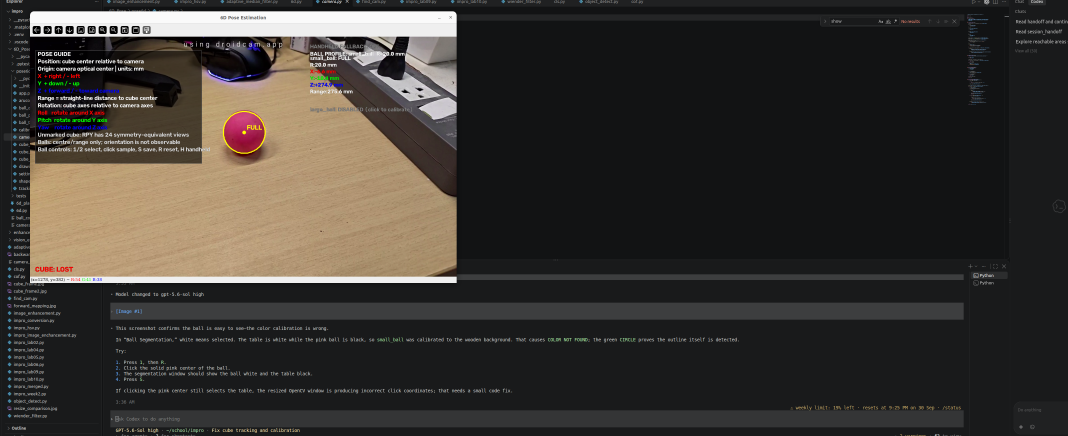
#> input picture presentation_assets/ball_full_tracking.png, 3203 x 1308 px (shown at 1/3 size)
$ python -i shapes.py   (imports and definitions only)
#> lines starting #> are read from the running program, lines starting #| are printed output that depends on the picture; after the words box and inside, x2 and y2 are one past the last pixel; in counts of white or black regions, pixels touching at a corner belong together
#> further down, picture is the input picture: shape (1308, 3203, 3); mean B, G, R 49.5, 53.7, 57.6
"""Classical contour-based shape detection and drawing."""

import math

import cv2 as cv
import numpy as np

from .settings import (
    CIRCLE_MAX_AXIS_RATIO, CIRCLE_MIN_CIRCULARITY,
    MAX_RIGHT_ANGLE_COSINE, MIN_OBJECT_AREA, SQUARE_ASPECT_RATIO_MAX,
)

def calculate_circularity(contour):
    area = cv.contourArea(contour)
    perimeter = cv.arcLength(contour, True)

    if perimeter == 0:
        return 0

    circularity = 4 * math.pi * area / (perimeter * perimeter)

    return circularity


# [30 lines left out: function has_right_angles, not called in this run]


def classify_shape(contour):
    area = cv.contourArea(contour)

    if area < MIN_OBJECT_AREA:
        return None

    perimeter = cv.arcLength(contour, True)

    epsilon = 0.02 * perimeter

    approx = cv.approxPolyDP(
        contour,
        epsilon,
        True
    )

    vertices = len(approx)

    circularity = calculate_circularity(contour)

    # --------------------------------------------------------
    # Square / Rectangle
    # --------------------------------------------------------

    if vertices == 4:
        if not has_right_angles(approx):
            return None

        rect = cv.minAreaRect(contour)

        width, height = rect[1]

        if width == 0 or height == 0:
            return None

        ratio = max(width, height) / min(width, height)

        if ratio <= SQUARE_ASPECT_RATIO_MAX:
            return "SQUARE"

        return "RECTANGLE"

    # --------------------------------------------------------
    # Circle
    # --------------------------------------------------------

    if vertices >= 6 and circularity > CIRCLE_MIN_CIRCULARITY:
        if len(contour) < 5:
            return None

        try:
            _, axes, _ = cv.fitEllipse(contour)
        except cv.error:
            return None

        axis_a, axis_b = axes

        if axis_a == 0 or axis_b == 0:
            return None

        axis_ratio = max(axis_a, axis_b) / min(axis_a, axis_b)

        if axis_ratio <= CIRCLE_MAX_AXIS_RATIO:
            return "CIRCLE"

    return None


def detect_shapes(frame, gray=None):
    """Detect generic shapes, optionally reusing a caller's gray frame."""
    if gray is None:
        gray = cv.cvtColor(
            frame,
            cv.COLOR_BGR2GRAY
        )
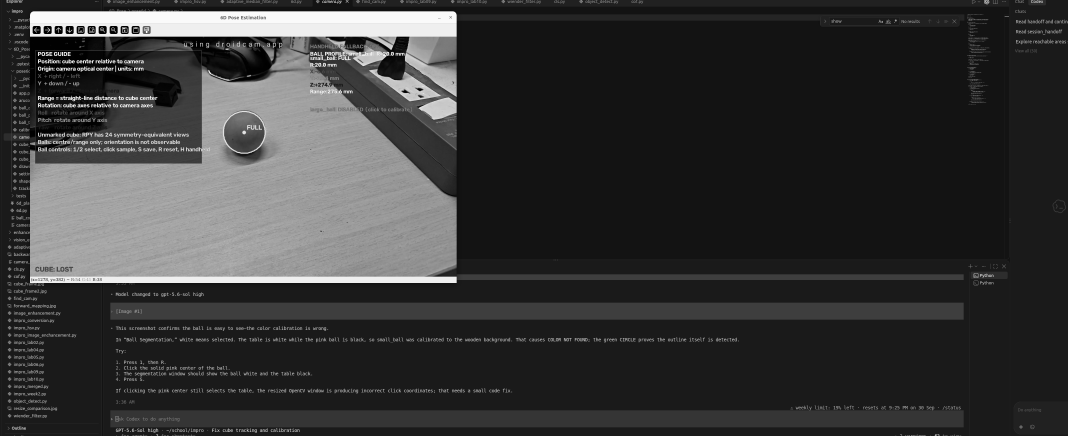
#> gray: shape (1308, 3203) (shown at 1/3 size); min 0, max 255, mean 54.5

    blurred = cv.GaussianBlur(
        gray,
        (5, 5),
        0
    )

    edges = cv.Canny(
        blurred,
        50,
        150
    )
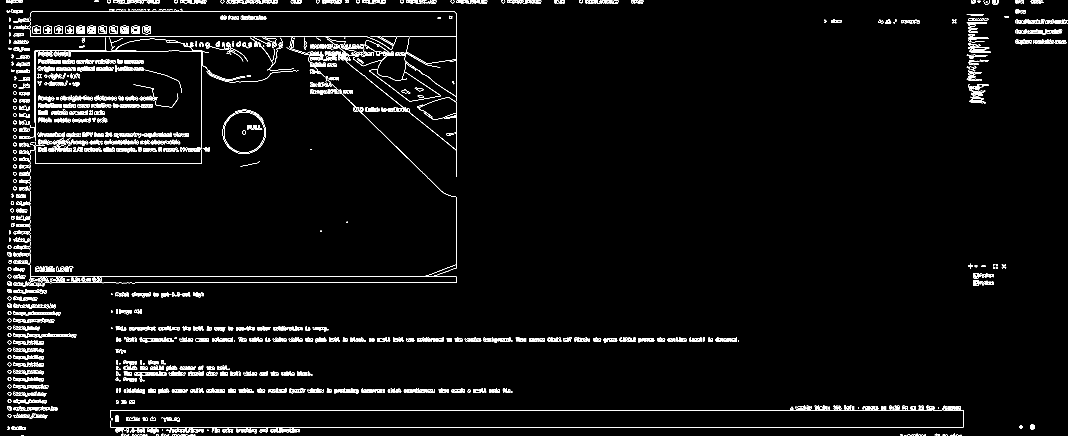
#> edges: shape (1308, 3203) (shown at 1/3 size); 2.4% white in thin lines or dots

    kernel = np.ones(
        (5, 5),
        np.uint8
    )

    edges = cv.morphologyEx(
        edges,
        cv.MORPH_CLOSE,
        kernel,
        iterations=2
    )
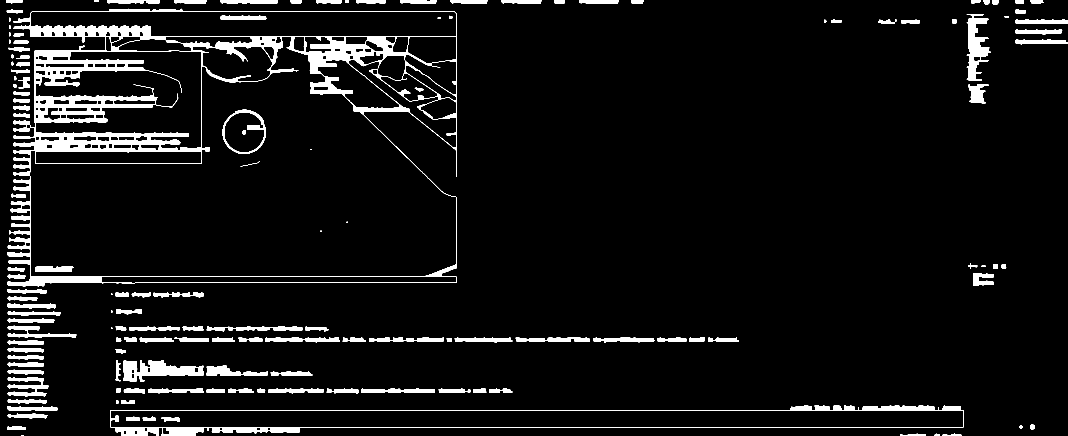
#> edges: shape (1308, 3203) (shown at 1/3 size); 5.9% white; 146 white regions (6 under 20 px)

    contours, _ = cv.findContours(
        edges,
        cv.RETR_EXTERNAL,
        cv.CHAIN_APPROX_SIMPLE
    )
#> contours = 132 contours, 5 with area under 20; largest, box (x1, y1, x2, y2) and area: (22, 26, 1371, 859) 1008214, (330, 1216, 2891, 1308) 144868, (371, 1081, 611, 1144) 8194, (2900, 42, 2972, 243) 6648, (23, 1131, 146, 1189) 2858

    objects = []

    for contour in contours:
        shape = classify_shape(contour)

        if shape is None:
            continue

        area = cv.contourArea(contour)

        M = cv.moments(contour)

        if M["m00"] == 0:
            continue

        cx = int(M["m10"] / M["m00"])
        cy = int(M["m01"] / M["m00"])

        objects.append({
            "shape": shape,
            "contour": contour,
            "center": (cx, cy),
            "area": area
        })
#> this loop made 132 passes
#> (epsilon in classify_shape, approx in classify_shape, vertices in classify_shape) on pass 10: (113, [[2890, 1231], [330, 1278]], 2)
#> after the loop, objects = []

    return objects, edges

# [32 lines left out: function draw_detected_object, not called in this run]

>>> import cv2
>>> picture = cv2.imread('../presentation_assets/ball_full_tracking.png')
>>> result = detect_shapes(picture)

$ run again, on presentation_assets/segmentation_diagnostic.png
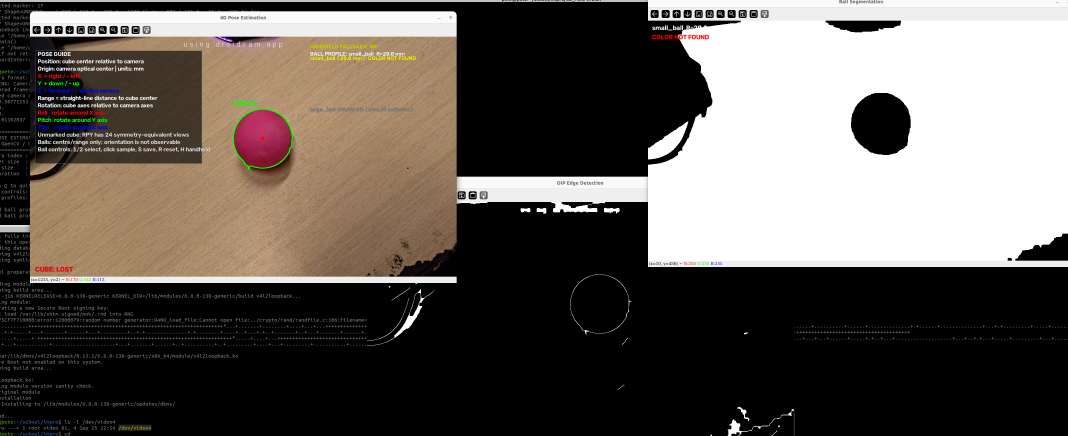
#> input picture presentation_assets/segmentation_diagnostic.png, 3203 x 1308 px (shown at 1/3 size)
#> picture is the input picture: shape (1308, 3203, 3); mean B, G, R 85.9, 91.3, 97.3
#> in detect_shapes, `edges = cv.Canny( blurred, 50, 150 )`:
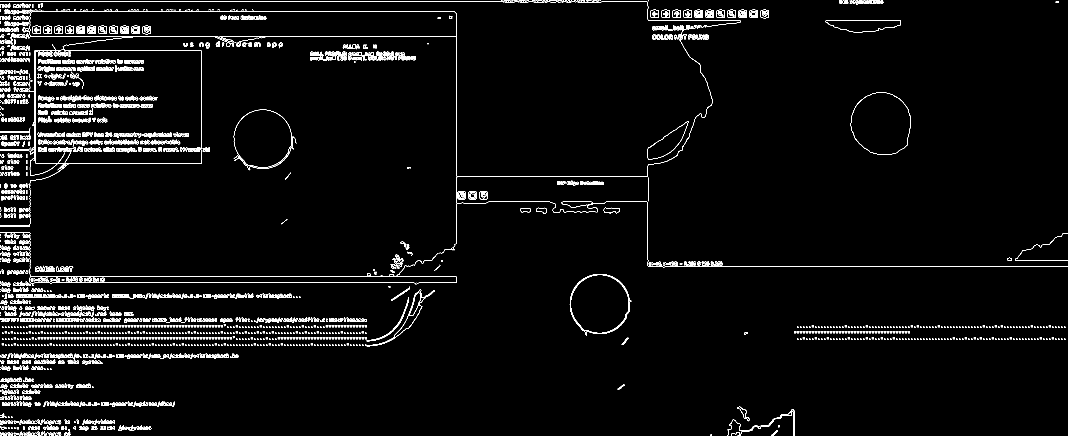
#> edges: shape (1308, 3203) (shown at 1/3 size); 2.4% white in thin lines or dots
#> in detect_shapes, `edges = cv.morphologyEx( edges, cv.MORPH_CLOSE, kernel, iterations=2 )`:
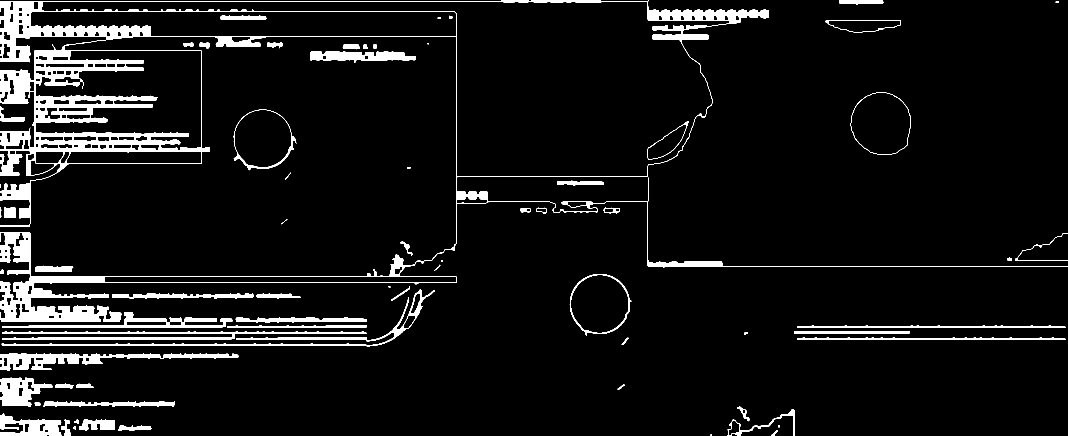
#> edges: shape (1308, 3203) (shown at 1/3 size); 6.5% white; 72 white regions (2 under 20 px)
#> contours = 68 contours, 11 with area under 20; largest, box (x1, y1, x2, y2) and area: (0, 0, 3203, 966) 783564, (2552, 278, 2732, 465) 26600, (1709, 822, 1894, 1007) 25452, (701, 328, 889, 511) 24952, (0, 1061, 715, 1113) 12660
#> the loop in detect_shapes, `for contour in contours:` made 68 passes
#> after the loop in detect_shapes, `for contour in contours:`: objects = 2 items
